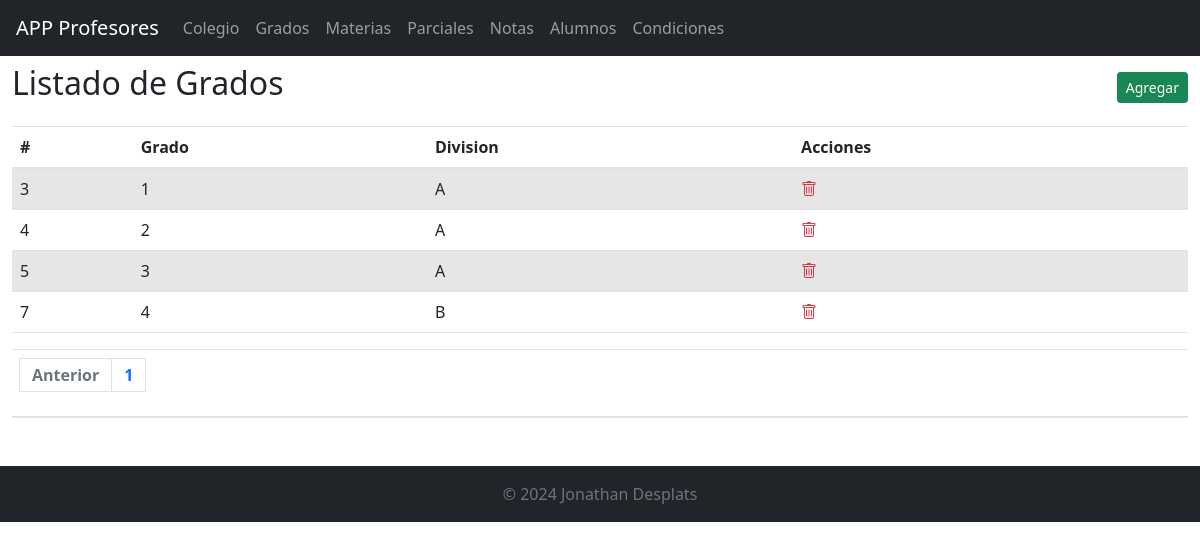
/grados/ver, run on an earlier commit of the app's database.
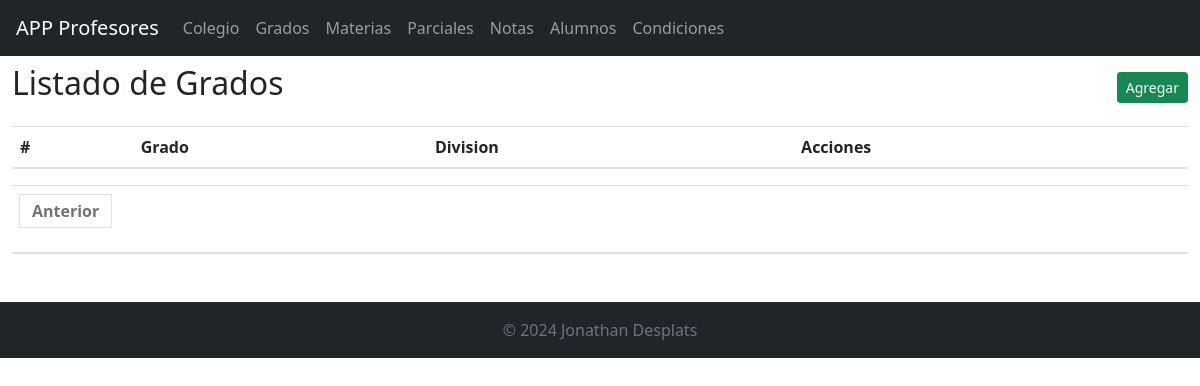
And on a later commit of the database.
### tables this page shows
CREATE TABLE grados (
  id INTEGER PRIMARY KEY AUTOINCREMENT,
  nombre VARCHAR(255) NOT NULL
, division TEXT);

### routers/grados.py (the view)
@router.get("/grados/ver")
def verGrados(req:Request, page: int = 1):
    verDb = FuncionesDB()
    grados = verDb.mostrarTablaPaginada("grados", page, 15)
    total_grados = verDb.contarFilas("grados")
    total_paginas = math.ceil(total_grados / 15)
    return template.TemplateResponse("grados_ver.html", { "request" : req, "grados": grados, "page": page, "total_paginas": total_paginas })

### templates/grados_ver.html (shortened to what this page needs)
{% include 'header.html' %}
{% include 'menu.html' %}
<div class="container-fluid mt-2">
  <div class="d-flex justify-content-between align-items-center mb-3">
    <h2>Listado de Grados</h2>
    <a href="/grados/nuevo/" class="btn btn-success btn-sm">Agregar</a>
  </div>
  <div class="table-responsive">
      <table class="table table-striped w-100">
          <thead>
              <tr>
                  <th>#</th>
                  <th>Grado</th>
                  <th>Division</th>
                  <th>Acciones</th>
              </tr>
          </thead>
          <tbody>
            {% for grado in grados %}
            <tr>
                <td>{{ grado[0] }}</td>
                <td>{{ grado[1] }}</td>
                <td>{{ grado[2] }}</td>
                <td><a href="#" onclick="confirmarBorrado('{{ grado[0] }}')"><i class="bi bi-trash text-danger"></i></td>
            </tr>
            {% endfor %}
          </tbody>
      </table>
      <table class="table table-striped m-0">
        <thead><tr><th class="text-white m-0">
          <nav aria-label="Page navigation example m-0">
              <ul class="pagination">
                  <li class="page-item">
                      {% if page > 1 %}
                          <a class="page-link" href="/grados/ver?page={{ page - 1 }}">Anterior</a>
                          {% else %}
                          <li class="page-item disabled">
                              <a class="page-link">Anterior</a>
                          </li>
                      {% endif %}
                  </li>
                  {% for i in range(total_paginas) %}
                      <li class="page-item"><a class="page-link" href="/grados/ver?page={{ i + 1 }}">{{ i + 1 }}</a></li>
                  {% endfor %}
              </ul>
          </nav>
        </tr></thead>
      </table>
  </div>
</div>
{% include 'footer.html' %}

### templates/header.html (shortened to what this page needs)
<!DOCTYPE html>
<html lang="es">
<head>
    <link href="https://maxcdn.bootstrapcdn.com/bootstrap/4.5.2/css/bootstrap.min.css" rel="stylesheet">
    <link href="https://cdn.jsdelivr.net/npm/bootstrap-icons/font/bootstrap-icons.css" rel="stylesheet">
    <link rel="stylesheet" href="https://stackpath.bootstrapcdn.com/bootstrap/5.1.3/css/bootstrap.min.css">
</head>
<body>

### templates/menu.html (shortened to what this page needs)
<nav class="navbar navbar-expand-lg navbar-dark bg-dark">
  <a class="navbar-brand" href="#">APP Profesores</a>
  <div class="collapse navbar-collapse" id="navbarNav">
      <ul class="navbar-nav">
          <li class="nav-item">
              <a class="nav-link" href="/colegio/ver/">Colegio</a>
          </li>
          <li class="nav-item">
              <a class="nav-link" href="/grados/ver/">Grados</a>
          </li>
          <li class="nav-item">
              <a class="nav-link" href="/materias/ver/">Materias</a>
          </li>
          <li class="nav-item">
              <a class="nav-link" href="/parciales/ver/">Parciales</a>
          </li>
          <li class="nav-item">
              <a class="nav-link" href="/notas/ver/">Notas</a>
          </li>
          <li class="nav-item">
              <a class="nav-link" href="/alumnos/ver/">Alumnos</a>
          </li>
          <li class="nav-item">
              <a class="nav-link" href="/colegio/ver/">Condiciones</a>
          </li>
      </ul>
  </div>
</nav>

### templates/footer.html (shortened to what this page needs)
<footer class="bg-dark text-center text-lg-start mt-5">
    <div class="text-center p-3 text-secondary">
        © 2024 Jonathan Desplats
    </div>
</footer>
</body>
</html>

What changed in the data, as far as the page shows it:
removed grados: id "3", nombre "1", division "A"
removed grados: id "4", nombre "2", division "A"
removed grados: id "5", nombre "3", division "A"
removed grados: id "7", nombre "4", division "B"
Also different on the page:
list line gone: "1"
